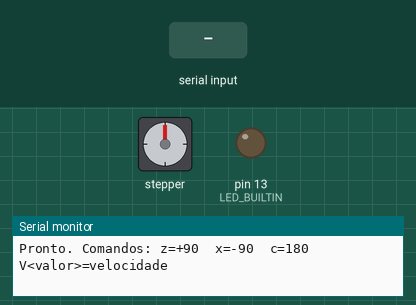
Recording of a sketch running on a simulated Arduino Uno, built with avr-gcc and run on an emulated ATmega328P. On the bench: stepper motor, output pins drawn as LEDs (lit = HIGH), the last lines printed to the serial monitor. Wiring (inferred from the names in the program): stepper motor driver (200 steps per turn assumed): step A4; direction A5. The inputs (shaded band) are chosen by the test bench. Pins used as bus, display or sensor lines are not drawn.

Above: at 1.2 s.
1.3 s: "z90\n" received over Serial
At 2.0 s:
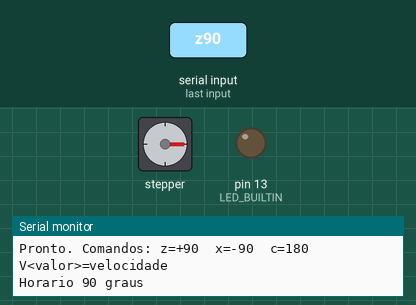
2.9 s: "c90\n" received over Serial
At 4.3 s:
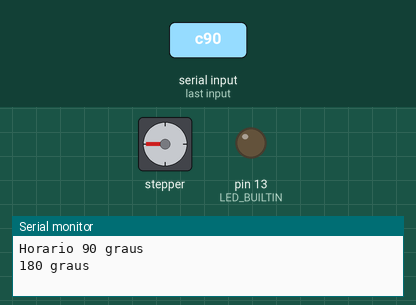
4.6 s: "x90\n" received over Serial
At 5.7 s:
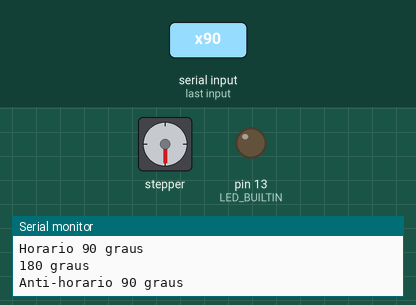
6.2 s: "z,45\n" received over Serial
At 6.9 s:
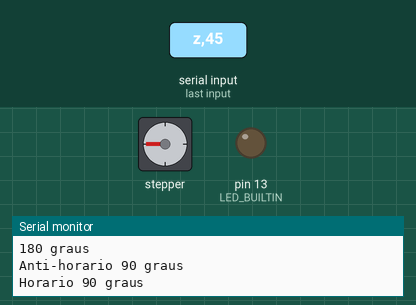
7.8 s: "x,45\n" received over Serial
At 9.3 s:
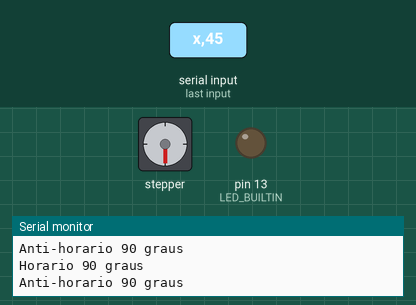
Timing chart, 0 to 10.4 s (numbered marks = the images above; inputs shaded):
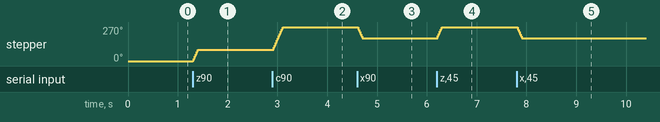

The sketch:

CodigoComComandos.ino
```cpp
#define DIR_PIN A5
#define STEP_PIN A4
#define ENABLE_PIN A3

// 200 passos = 360 graus em full step (1.8°/passo)
// 50 passos = 90 graus
#define STEPS_90   50
#define STEPS_180  100

int stepDelay = 1000; // delay em microssegundos (velocidade padrão)

void step(int steps, bool clockwise) {
  digitalWrite(DIR_PIN, clockwise ? HIGH : LOW);
  delayMicroseconds(100); // pequena pausa após trocar direção

  for (int i = 0; i < steps; i++) {
    digitalWrite(STEP_PIN, HIGH);
    delayMicroseconds(stepDelay);
    digitalWrite(STEP_PIN, LOW);
    delayMicroseconds(stepDelay);
  }
}

void setup() {
  pinMode(STEP_PIN, OUTPUT);
  pinMode(DIR_PIN, OUTPUT);
  pinMode(LED_BUILTIN, OUTPUT);
  Serial.begin(9600);
  Serial.println("Pronto. Comandos: z=+90  x=-90  c=180  V<valor>=velocidade");
}

void loop() {
  if (Serial.available() > 0) {
    char cmd = Serial.read();

    if (cmd == 'z') {
      Serial.println("Horario 90 graus");
      step(STEPS_90, true);

    } else if (cmd == 'x') {
      Serial.println("Anti-horario 90 graus");
      step(STEPS_90, false);

    } else if (cmd == 'c') {
      Serial.println("180 graus");
      step(STEPS_180, true);

    } else if (cmd == 'V') {
      // Lê o número que vem depois do 'V', ex: "V500"
      int val = Serial.parseInt();
      if (val > 0) {
        stepDelay = val;
        Serial.print("Velocidade ajustada para: ");
        Serial.print(stepDelay);
        Serial.println(" us");
      } else {
        Serial.println("Valor invalido. Ex: V500");
      }
    }
  }
}
```

Measured:
- after the input at 1.3 s, stepper: turns 90° clockwise in 0.10 s, starting at once
- after the input at 2.9 s, stepper: turns 180° clockwise in 0.20 s, starting at once
- after the input at 4.6 s, stepper: turns 90° counter-clockwise in 0.10 s, starting at once
- after the input at 6.2 s, stepper: turns 90° clockwise in 0.10 s, starting at once
- after the input at 7.8 s, stepper: turns 90° counter-clockwise in 0.10 s, starting at once
